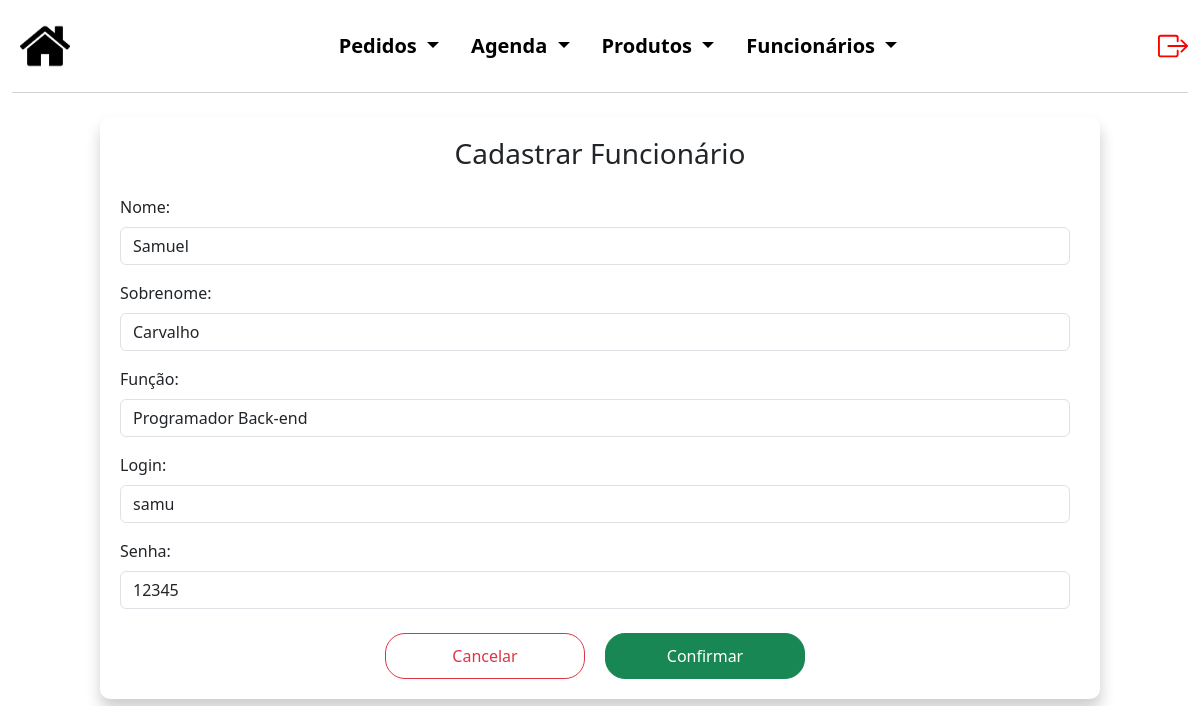
Page /Sistema/funcionarios/editFunc.php (signed in) on the committed database.
### tables this page shows
CREATE TABLE `funcionarios` (
  `cod_func` int(5) NOT NULL,
  `nome` varchar(50) NOT NULL,
  `sobrenome` varchar(50) NOT NULL,
  `funcao` varchar(50) NOT NULL,
  `login` varchar(50) NOT NULL,
  `senha` varchar(50) NOT NULL
);

### Sistema/funcionarios/editFunc.php (the view, shortened to what this page needs)
<?php
$conexao = novaConexao();
$cod_func = is_array($_SESSION['cod_func']) ? $_SESSION['cod_func'][0] : $_SESSION['cod_func'];
$sql_lista = "SELECT * FROM funcionarios WHERE cod_func = :cod_func";
$stmt = $conexao->prepare($sql_lista);
$stmt->bindParam(':cod_func', $cod_func, PDO::PARAM_INT);
$stmt->execute();
$lista = $stmt->fetchAll(PDO::FETCH_ASSOC);
if ($lista) {
    $funcionario = $lista[0];
} else {
    echo "Erro: Funcionário não encontrado.";
    exit;
}
?>
<!DOCTYPE html>
<html lang="pt-BR">
<head>
    <link href="https://cdn.jsdelivr.net/npm/bootstrap@5.3.0/dist/css/bootstrap.min.css" rel="stylesheet">
    <link rel="stylesheet" href="../style.css">
</head>
<body>
    <div class="container-fluid cabecalho">
        <nav class="navbar navbar-light navbar-expand-md" style="background-color: #FFFF;">
            <a class="navbar-brand m-2" href="../admInicial.php">
                <img src="../img/back.png">
            </a>
            <div class="collapse navbar-collapse justify-content-center" id="navegacao">
                <ul class="nav nav-pills justify-content-center listas">
                    <li class="nav-item dropdown">
                        <a class="nav-link dropdown-toggle cor_fonte" href="#" id="navbarDropdownMenuLink"
                            data-bs-toggle="dropdown" aria-haspopup="true" aria-expanded="false">
                            Pedidos
                        </a>
                    </li>
                    <li class="nav-item dropdown">
                        <a class="nav-link dropdown-toggle cor_fonte" href="#" id="navbarDropdownMenuLink"
                            data-bs-toggle="dropdown" aria-haspopup="true" aria-expanded="false">
                            Agenda
                        </a>
                    </li>
                    <li class="nav-item dropdown">
                        <a class="nav-link dropdown-toggle cor_fonte" href="#" id="navbarDropdownMenuLink"
                            data-bs-toggle="dropdown" aria-haspopup="true" aria-expanded="false">
                            Produtos
                        </a>
                    </li>
                    <li class="nav-item dropdown">
                        <a class="nav-link dropdown-toggle cor_fonte" href="#" id="navbarDropdownMenuLink"
                            data-bs-toggle="dropdown" aria-haspopup="true" aria-expanded="false">
                            Funcionários
                        </a>
                    </li>
                </ul>
            </div>
            <a href="../logout.php" class="nav-link justify-content-end" style="color: red;">
            </a>
        </nav>
    </div>
    <div class="container container-custom">
        <h3 class="text-center mb-4">Cadastrar Funcionário</h3>
        <form method="POST">
            <div class="row row-custom">
                <div class="col-custom">
                    <div class="form-group mb-3">
                        <label class="form-label">Nome:</label>
                        <input type="text" class="form-control" name="nome" placeholder="Nome do funcionário"
                            value="<?php echo ($funcionario['nome']); ?>">
                    </div>
                    <div class="form-group mb-3">
                        <label class="form-label">Sobrenome:</label>
                        <input type="text" class="form-control" name="sobrenome" placeholder="Nome do funcionário"
                            value="<?php echo ($funcionario['sobrenome']); ?>">
                    </div>
                    <div class="form-group mb-3">
                        <label class="form-label">Função:</label>
                        <input type="text" class="form-control" name="funcao"
                            placeholder="Ex: atendente, designer, gestor de maquinário..."
                            value="<?php echo ($funcionario['funcao']); ?>">
                    </div>
                    <div class="form-group mb-3">
                        <label class="form-label">Login:</label>
                        <input type="text" class="form-control" name="login" placeholder="Login do sistema"
                            value="<?php echo ($funcionario['login']); ?>">
                    </div>
                    <div class="form-group mb-3">
                        <label class="form-label">Senha:</label>
                        <input type="text" class="form-control" name="senha" placeholder="Senha do login"
                            value="<?php echo ($funcionario['senha']); ?>">
                    </div>
                    <div class="row mt-4 btn-group-custom">
                        <button class="btn btn-outline-danger btn-personalizado" onclick="window.location.href='listaFunc.php';">Cancelar</button>
                        <button type="submit" class="btn btn-success btn-personalizado">Confirmar</button>
                    </div>
                </div>
            </div>
        </form>
    </div>
</body>
</html>

### Sistema/style.css (style rules this page uses)
.cabecalho { margin-bottom: 2%; }
.cor_fonte { color: black; font-weight: bold; text-decoration: none; font-size: 20px; }
.cabecalho img { height: 50px; }
#navbarDropdownMenuLink { background-color: #ffffff; }
nav { border-bottom: 1px solid rgb(210, 211, 211); }
.nav-item.dropdown .nav-link { color: black }
.container-custom { max-width: 1000px; margin: auto; padding: 20px; border-radius: 10px; box-shadow: 0.5px 10px 15px rgba(0, 0, 0, 0.2); }
.row-custom { display: flex; justify-content: space-between; }
.col-custom { flex: 1; margin-right: 10px; }
.btn-group-custom { display: flex; justify-content: center; }
.btn-group-custom button { margin: 0 10px; }
.btn-personalizado { width: 200px; border-radius: 20px; padding: 10px; font-size: 16px; }

### rows in the picture
funcionarios: nome "Samuel", sobrenome "Carvalho", funcao "Programador Back-end", login "samu", senha "12345"
